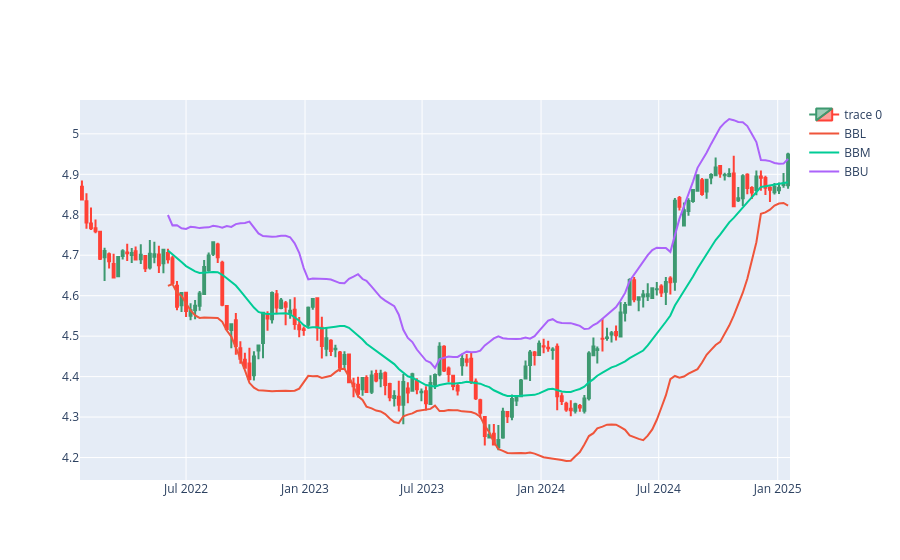

Here is the notebook cell this chart was saved with:
### Code cell
df.resample("1W").plot()

### Figure 1 — Plotly figure (JSON) as saved in the notebook; plotly's stock layout.template omitted (floating-point values rounded to 4 significant figures; data arrays with more than 128 entries replaced by an {"elided": "..."} marker saying what was removed)
{"data": [{"close": {"elided": "157 float values"}, "high": {"elided": "157 float values"}, "low": {"elided": "157 float values"}, "open": {"elided": "157 float values"}, "type": "candlestick", "x": {"elided": "157 str values"}}, {"name": "BBL", "type": "scatter", "x": {"elided": "157 str values"}, "y": {"elided": "157 float values"}}, {"name": "BBM", "type": "scatter", "x": {"elided": "157 str values"}, "y": {"elided": "157 float values"}}, {"name": "BBU", "type": "scatter", "x": {"elided": "157 str values"}, "y": {"elided": "157 float values"}}], "layout": {"xaxis": {"rangeslider": {"visible": false}}}}
